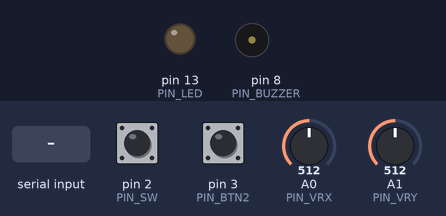
Bench run of a sketch on a simulated Arduino Uno, built with avr-gcc and run on an emulated ATmega328P. Shown: output pins drawn as LEDs (lit = HIGH), buzzer (waves = sounding). The test bench sets the inputs (shaded band); at power-on: pin 2 (PIN_SW) HIGH, pin 3 (PIN_BTN2) HIGH, A0 (PIN_VRX) = 512, A1 (PIN_VRY) = 512. What the sketch prints to the serial monitor is not drawn.

Above: at 1.3 s.
1.4 s: "G" received over Serial
At 1.46 s:
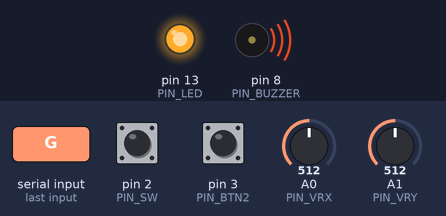
Timing chart, 0 to 4.4 s (numbered marks = the images above; inputs shaded):
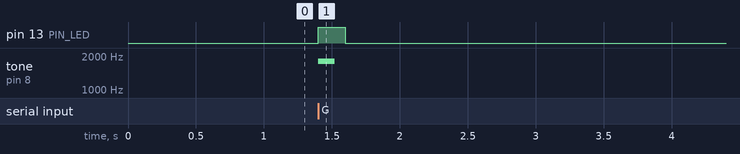

The sketch:

vr_tir_mk.ino
```cpp
/*
  VR Тир — контроллер для браузерной WebXR-игры (Arduino Uno/Nano, Web Serial, 115200 бод).

  Подключение:
  +-----------------------------+--------------------------------------------+
  | Деталь                      | Куда подключать                            |
  +-----------------------------+--------------------------------------------+
  | Джойстик VRx                | A0                                         |
  | Джойстик VRy                | A1                                         |
  | Джойстик SW (кнопка)        | D2 (INPUT_PULLUP, нажата = LOW)            |
  | Джойстик +5V                | 5V                                         |
  | Джойстик GND                | GND                                        |
  | Светодиод                   | D13 (встроенный, вспышка обратной связи)   |
  | Пищалка (необязательно)     | D8 -> GND (пассивная, звук через tone())   |
  | Доп. кнопка (необязательно) | D3 -> GND (INPUT_PULLUP, вторая кнопка     |
  |                             | огня, объединяется по ИЛИ с SW)            |
  +-----------------------------+--------------------------------------------+

  Протокол:
  МК -> ПК каждые ~20 мс: "J,<x>,<y>,<b>\n", x и y от -100 до 100, b = 0/1 (1 = огонь).
  y > 0 - вперёд/вверх, x > 0 - вправо.
  ПК -> МК (один символ): H хит, G золотой хит, B бомба, S старт раунда, E конец раунда,
  P пинг (ответ "OK,VR_TIR_MK"). Остальные символы (в т.ч. \r \n) игнорируются.
*/

// Если персонаж движется не в ту сторону - поменяйте true/false (положение модуля бывает разным).
const bool INVERT_X = false;
const bool INVERT_Y = true;

const uint8_t PIN_VRX = A0;
const uint8_t PIN_VRY = A1;
const uint8_t PIN_SW = 2;
const uint8_t PIN_BTN2 = 3;
const uint8_t PIN_BUZZER = 8;
const uint8_t PIN_LED = 13;

const int DEADZONE = 12;                 // мёртвая зона, в единицах -100..100
const unsigned long SEND_MS = 20;        // период отправки состояния
const unsigned long DEBOUNCE_MS = 15;    // время подавления дребезга кнопки

int centerX = 512, centerY = 512;        // центр джойстика (калибруется при старте)
unsigned long lastSend = 0;
bool ledOn = false;                      // светодиод сейчас горит
unsigned long ledOffAt = 0;              // когда погасить светодиод
bool rawFire = false, stableFire = false;
unsigned long rawChangedAt = 0;

// Объявления функций (не полагаемся на авто-прототипы IDE)
int readCenter(uint8_t pin);
int mapAxis(int raw, int center, bool invert);
void updateFire(unsigned long now);
void feedback(unsigned int freq, unsigned int toneMs, unsigned int ledMs);
void handleCommand(char c);

// Среднее из 32 замеров оси - это центр
int readCenter(uint8_t pin) {
  long sum = 0;
  for (int i = 0; i < 32; i++) { sum += analogRead(pin); delay(2); }
  return (int)(sum / 32);
}

// Отдельное масштабирование каждой половины оси, мёртвая зона, ограничение и инверсия
int mapAxis(int raw, int center, bool invert) {
  long v = (long)raw - center;
  long span = (v >= 0) ? (1023L - center) : (long)center;
  long out = (span > 0) ? (v * 100L / span) : 0;   // защита от деления на ноль
  if (out > -DEADZONE && out < DEADZONE) out = 0;
  if (out > 100) out = 100;
  if (out < -100) out = -100;
  if (invert) out = -out;
  return (int)out;
}

// Кнопка огня: SW или доп. кнопка, с подавлением дребезга
void updateFire(unsigned long now) {
  bool r = (digitalRead(PIN_SW) == LOW) || (digitalRead(PIN_BTN2) == LOW);
  if (r != rawFire) { rawFire = r; rawChangedAt = now; }
  if (now - rawChangedAt >= DEBOUNCE_MS) stableFire = rawFire;
}

// Звук (если пищалка есть) и неблокирующая вспышка светодиода
void feedback(unsigned int freq, unsigned int toneMs, unsigned int ledMs) {
  tone(PIN_BUZZER, freq, toneMs);
  digitalWrite(PIN_LED, HIGH);
  ledOn = true;
  ledOffAt = millis() + ledMs;
}

void handleCommand(char c) {
  switch (c) {
    case 'H': feedback(1200, 60, 80); break;
    case 'G': feedback(1800, 120, 200); break;
    case 'B': feedback(150, 400, 500); break;
    case 'S': feedback(1000, 150, 150); break;
    case 'E': feedback(400, 500, 600); break;
    case 'P': Serial.println(F("OK,VR_TIR_MK")); break;
    default: break;                      // всё остальное игнорируем
  }
}

void setup() {
  Serial.begin(115200);
  pinMode(PIN_SW, INPUT_PULLUP);
  pinMode(PIN_BTN2, INPUT_PULLUP);
  pinMode(PIN_LED, OUTPUT);
  pinMode(PIN_BUZZER, OUTPUT);
  digitalWrite(PIN_LED, LOW);
  centerX = readCenter(PIN_VRX);         // джойстик при старте не трогать!
  centerY = readCenter(PIN_VRY);
  Serial.println(F("OK,VR_TIR_MK"));
}

void loop() {
  unsigned long now = millis();
  while (Serial.available() > 0) handleCommand((char)Serial.read());
  if (ledOn && (long)(now - ledOffAt) >= 0) { digitalWrite(PIN_LED, LOW); ledOn = false; }
  updateFire(now);
  if (now - lastSend >= SEND_MS) {
    lastSend = now;
    int x = mapAxis(analogRead(PIN_VRX), centerX, INVERT_X);
    int y = mapAxis(analogRead(PIN_VRY), centerY, INVERT_Y);
    Serial.print(F("J,")); Serial.print(x); Serial.print(',');
    Serial.print(y); Serial.print(','); Serial.println(stableFire ? 1 : 0);
  }
}
```

Measured:
- after the input at 1.4 s, pin 13 (PIN_LED): LOW → HIGH at once, → LOW 0.20 s later; tone on pin 8 (PIN_BUZZER): silent → 1800 Hz at once, → silent 0.12 s later
